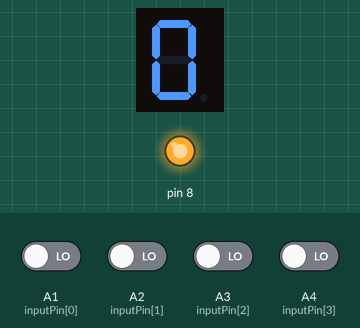
Recording of a sketch running on a simulated Arduino Uno, built with avr-gcc and run on an emulated ATmega328P. Parts: 1-digit seven-segment display, output pins drawn as LEDs (lit = HIGH). Wiring (inferred from the names in the program): 1-digit 7-segment display, segments lit when LOW: segments pin 2, pin 3, pin 5, pin 6, pin 7, pin 10, pin 9. Inputs (shaded band) come from the test bench; at power-on: A1 (inputPin[0]), A2 (inputPin[1]), A3 (inputPin[2]), A4 (inputPin[3]) LOW. The segment pins are drawn as the display they are named for; pins used as bus, display or sensor lines are not drawn; what the sketch prints to the serial monitor is not drawn.

Above: at 1.2 s.
1.3 s: A1 (inputPin[0]) driven HIGH
At 1.9 s:
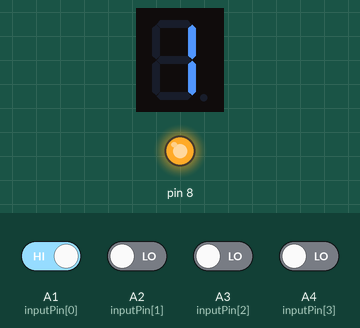
2.8 s: A2 (inputPin[1]) driven HIGH
At 4.0 s:
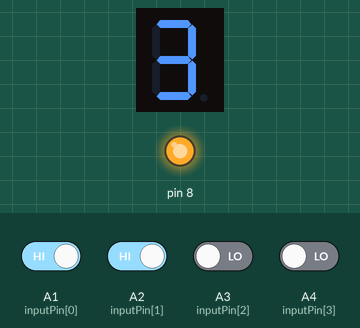
4.3 s: A3 (inputPin[2]) driven HIGH
At 5.3 s:
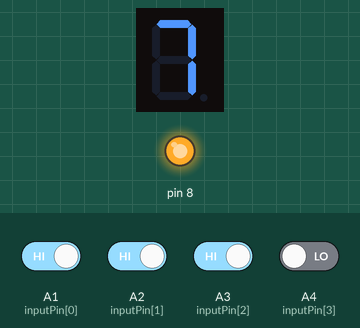
5.8 s: A1 (inputPin[0]) driven LOW
At 6.5 s:
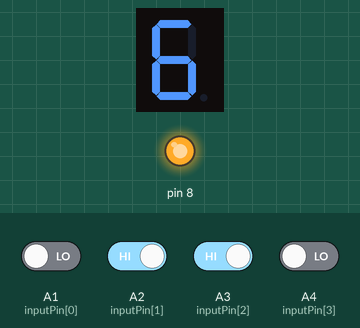
7.3 s: A2 (inputPin[1]) driven LOW
At 7.7 s:
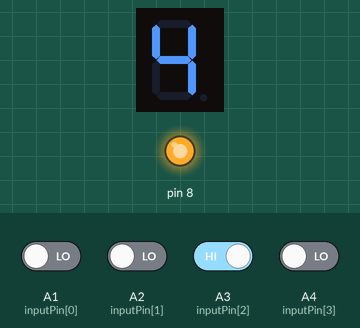
Timing chart, 0 to 9.8 s (numbered marks = the images above; inputs shaded):
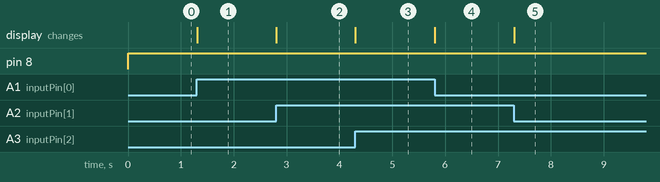

The sketch:

binary_7segment_nano.ino
```cpp
//Declaring the pins for seven segments
// int a = 2;
// int b = 3;
// int c = 5;
// int d = 6;
// int e = 7;
// int f = 10;
// int g = 9;

//Declaring input pins of switch

char inputPin[]={A1,A2,A3,A4};
int state[4];
int outputPin[] = {2,3,5,6,7,10,9};
// digitalWrite(a,HIGH);
// digitalWrite(a,LOW);
//     digitalWrite(b,LOW);
//     digitalWrite(c,HIGH);
//     digitalWrite(d,LOW);
//     digitalWrite(e,LOW);
//     digitalWrite(f,HIGH);
//     digitalWrite(g,LOW);
int signalVal[10][7]={
  {0, 0, 0, 0, 0, 0, 1}, // 0
  {1, 0, 0, 1, 1, 1, 1}, // 1
  {0, 0, 1, 0, 0, 1, 0}, // 2
  {0, 0, 0, 0, 1, 1, 0}, // 3
  {1, 0, 0, 1, 1, 0, 0}, // 4
  {0, 1, 0, 0, 1, 0, 0}, // 5
  {0, 1, 0, 0, 0, 0, 0}, // 6
  {0, 0, 0, 1, 1, 1, 1}, // 7
  {0, 0, 0, 0, 0, 0, 0}, // 8
  {0, 0, 0, 0, 1, 0, 0}
  };


void setup() {
  Serial.begin(9600);

  //setting pins for output
  pinMode(outputPin[0],OUTPUT);
  pinMode(outputPin[1],OUTPUT);
  pinMode(outputPin[2],OUTPUT);
  pinMode(outputPin[3],OUTPUT);
  pinMode(outputPin[4],OUTPUT);
  pinMode(outputPin[5],OUTPUT);
  pinMode(outputPin[6],OUTPUT);
  pinMode(8,OUTPUT);

  //setting the pins for switches input
  pinMode(inputPin[0],INPUT);
  pinMode(inputPin[1],INPUT);
  pinMode(inputPin[2],INPUT);
  pinMode(inputPin[3],INPUT);

}
void readInput(){
  for(int i=0; i<4; i++)
  {
    state[i] = digitalRead(inputPin[i]);
  //   Serial.println(digitalRead(inputPin[i]));
  // // if(digitalRead(inputPin[i])>550 && digitalRead(inputPin[i])<580){
  //     if(digitalRead(inputPin[i])){
  //   state[i]=1;
  // }
  // else{
  //   state[i]=0;
  // }
  }
}
void showDigits(int i){

    // Serial.println(i);
      for(int j=0; j<7; j++)
    {
      digitalWrite(outputPin[j],signalVal[i][j]);
    }


}
void hideDigits(){
    for(int i=0; i<7; i++)
  {
    digitalWrite(outputPin[i],1);
  }
}

int binToDec(){
  return ((state[0]*1)+(state[1]*2)+(state[2]*4)+(state[3]*8));
}
void loop() {
  digitalWrite(8,HIGH);
  // showDigits();
  // delay(1000);
  // hideDigits();
  // delay(1000);
  readInput();
  binToDec();
  Serial.println(binToDec());
  switch (binToDec()) {
  case 0:
    showDigits(0);
    break;
  case 1:
    showDigits(1);
    break;
  case 2:
    showDigits(2);
    break;
  case 3:
    showDigits(3);
    break;
  case 4:
    showDigits(4);
    break;
  case 5:
    showDigits(5);
    break;
  case 6:
    showDigits(6);
    break;
  case 7:
    showDigits(7);
    break;
  case 8:
    showDigits(8);
    break;
  case 9:
    showDigits(9);
    break;
  // case 10:
  //   showDigits(0);
  //   break;
  // case 11:
  //   showDigits(0);
  //   break;
  // case 12:
  //   showDigits(0);
  //   break;
  // case 13:
  //   showDigits(0);
  //   break;
  // case 14:
  //   showDigits(0);
  //   break;
  // case 15:
  //   showDigits(0);
  //   break;
  default:
    Serial.println(binToDec());
}

}
```

Measured:
- after the input at 1.3 s, the display: changes at once (image 1)
- after the input at 2.8 s, the display: changes at once (image 2)
- after the input at 4.3 s, the display: changes at once (image 3)
- after the input at 5.8 s, the display: changes at once (image 4)
- after the input at 7.3 s, the display: changes at once (image 5)
